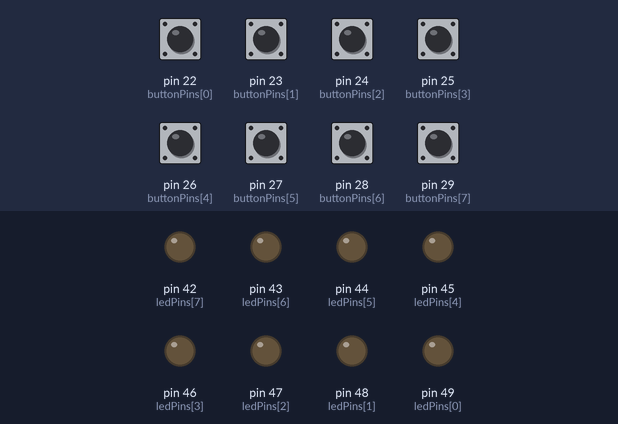
Bench run of a sketch on a simulated Arduino Mega 2560, built with avr-gcc and run on an emulated ATmega2560. On the bench: output pins drawn as LEDs (lit = HIGH). Dashed ring = blinking. The inputs (shaded band) are chosen by the test bench; at power-on: pin 22 (buttonPins[0]), pin 23 (buttonPins[1]), pin 24 (buttonPins[2]), pin 25 (buttonPins[3]), pin 26 (buttonPins[4]), pin 27 (buttonPins[5]), pin 28 (buttonPins[6]), pin 29 (buttonPins[7]) LOW.

Above: at 1.2 s.
1.3 s: pin 22 (buttonPins[0]) pulled HIGH for 0.15 s
At 1.74 s:
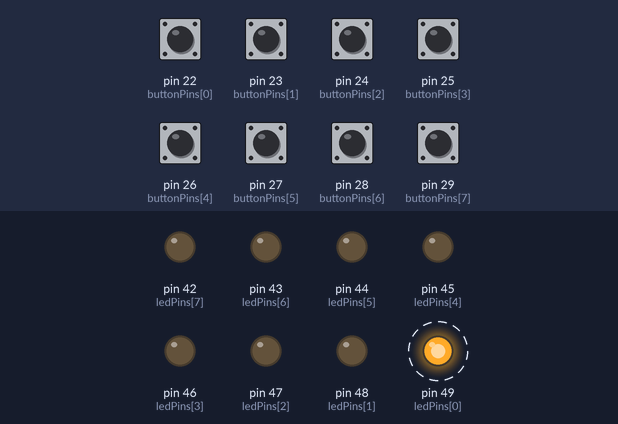
4.4 s: pin 23 (buttonPins[1]) pulled HIGH for 0.15 s
At 4.79 s:
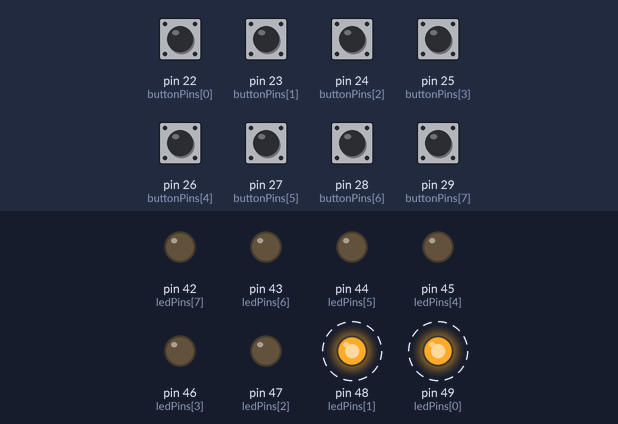
7.4 s: pin 24 (buttonPins[2]) pulled HIGH for 0.15 s
At 7.79 s:
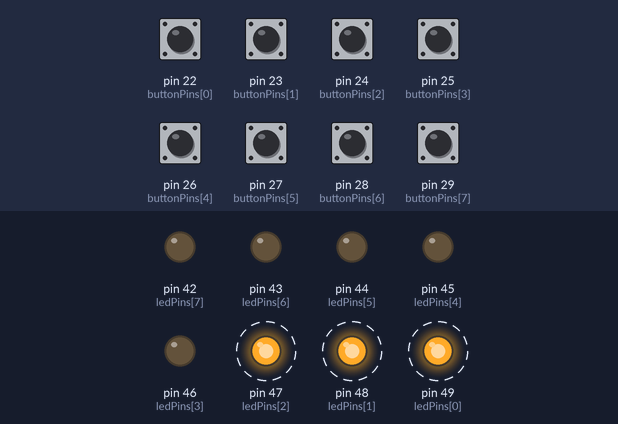
10.4 s: pin 25 (buttonPins[3]) pulled HIGH for 0.15 s
At 10.8 s:
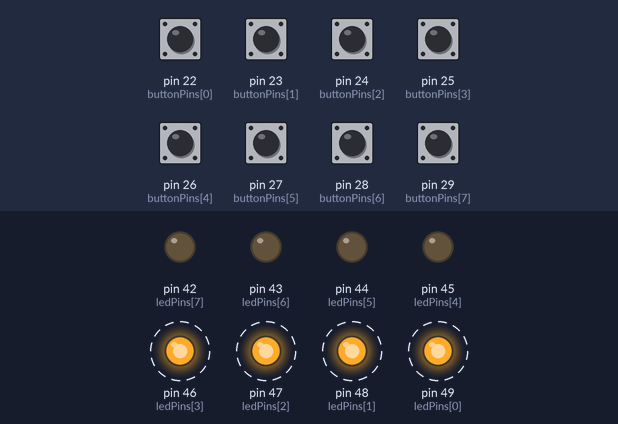
13.4 s: pin 26 (buttonPins[4]) pulled HIGH for 0.15 s
At 13.8 s:
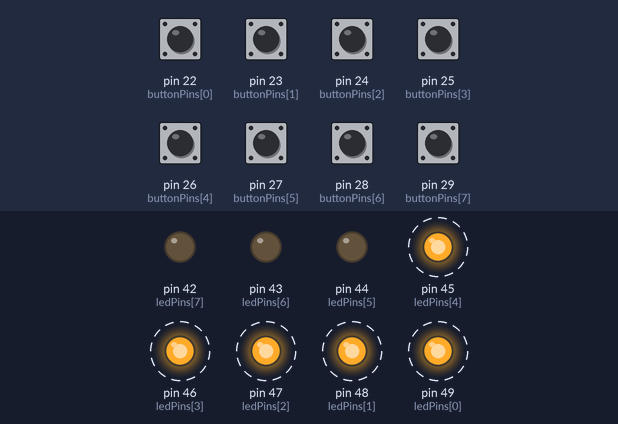
16.4 s: pin 27 (buttonPins[5]) pulled HIGH for 0.15 s
At 16.8 s:
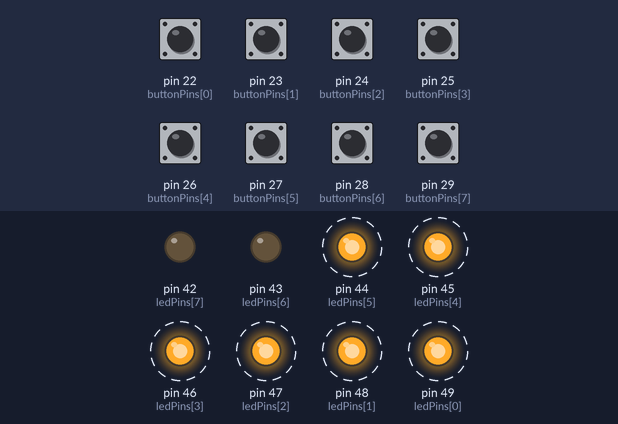
Timing chart, 0 to 20.4 s (numbered marks = the images above; inputs shaded):
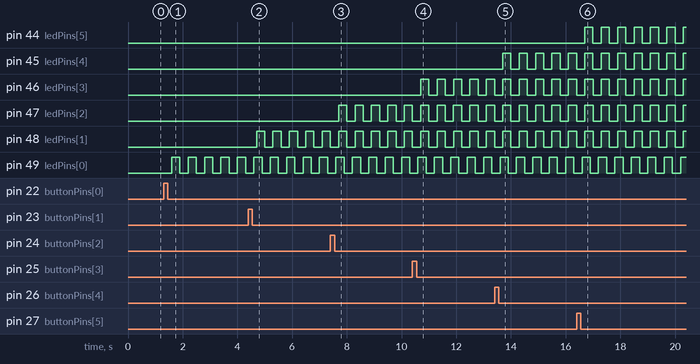

Measured:
- after the input at 1.3 s, pin 49 (ledPins[0]): alternates HIGH for 0.30 s and LOW for 0.30 s, starting after 0.30 s
- after the input at 4.4 s, pin 48 (ledPins[1]): alternates HIGH for 0.30 s and LOW for 0.30 s, starting after 0.30 s
- after the input at 7.4 s, pin 47 (ledPins[2]): alternates HIGH for 0.30 s and LOW for 0.30 s, starting after 0.30 s
- after the input at 10.4 s, pin 46 (ledPins[3]): alternates HIGH for 0.30 s and LOW for 0.30 s, starting after 0.30 s
- after the input at 13.4 s, pin 45 (ledPins[4]): alternates HIGH for 0.30 s and LOW for 0.30 s, starting after 0.30 s
- after the input at 16.4 s, pin 44 (ledPins[5]): alternates HIGH for 0.30 s and LOW for 0.30 s, starting after 0.30 s

The sketch:

led_blink.ino
```cpp
// ====== Multi-button toggle-blink for 8 LEDs ======
// Assumes buttons use external pulldowns (press = HIGH).
// If you use INPUT_PULLUP wiring (press = LOW), see note below.

#include <Arduino.h>

const uint8_t ledPins[8]    = {49, 48, 47, 46, 45, 44, 43, 42}; // LED-0 .. LED-7
const uint8_t buttonPins[8] = {22, 23, 24, 25, 26, 27, 28, 29}; // BTN-0 .. BTN-7

// Per-channel state
struct Chan {
  bool blinking = false;             // is this LED currently blinking?
  bool ledState = LOW;               // current LED output state
  bool lastButtonStable = LOW;       // last *debounced* reading
  bool lastButtonRaw = LOW;          // last raw read for debounce tracking
  unsigned long lastDebounce = 0;    // debounce timer
  unsigned long lastBlink = 0;       // blink timer
  uint16_t intervalMs = 300;         // blink speed (change per channel if you want)
};

Chan ch[8];

const unsigned long debounceMs = 0; // 30–50 ms is typical

void setup() {
  for (int i = 0; i < 8; i++) {
    pinMode(ledPins[i], OUTPUT);
    digitalWrite(ledPins[i], LOW);

    pinMode(buttonPins[i], INPUT);   // external pulldown expected
    ch[i].blinking = false;
    ch[i].ledState = LOW;
  }
}

void handleButton(int i) {
  bool raw = digitalRead(buttonPins[i]);

  if (raw != ch[i].lastButtonRaw) {            // input changed: reset debounce timer
    ch[i].lastDebounce = millis();
    ch[i].lastButtonRaw = raw;
  }

  if (millis() - ch[i].lastDebounce >= debounceMs) {
    // reading is stable; check for a rising edge (LOW -> HIGH)
    if (raw != ch[i].lastButtonStable) {
      ch[i].lastButtonStable = raw;
      if (raw == HIGH) {
        ch[i].blinking = !ch[i].blinking;      // toggle blinking on press
        if (!ch[i].blinking) {
          ch[i].ledState = LOW;                // ensure off when stopping
          digitalWrite(ledPins[i], LOW);
        }
        // optional: reset blink timer so it starts clean
        ch[i].lastBlink = millis();
      }
    }
  }
}

void handleBlink(int i) {
  if (!ch[i].blinking) return;

  unsigned long now = millis();
  if (now - ch[i].lastBlink >= ch[i].intervalMs) {
    ch[i].lastBlink = now;
    ch[i].ledState = !ch[i].ledState;
    digitalWrite(ledPins[i], ch[i].ledState);
  }
}

void loop() {
  for (int i = 0; i < 8; i++) {
    handleButton(i);
    handleBlink(i);
  }
}
```
